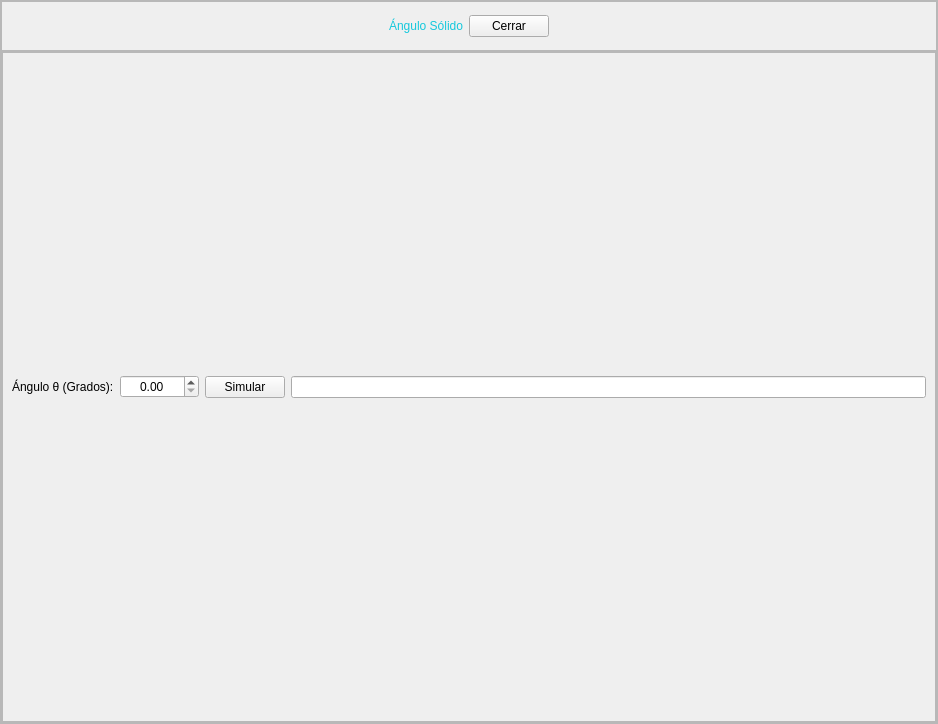
<?xml version="1.0" encoding="UTF-8"?>
<ui version="4.0">
 <class>MainWindow</class>
 <widget class="QMainWindow" name="MainWindow">
  <property name="geometry">
   <rect>
    <x>0</x>
    <y>0</y>
    <width>938</width>
    <height>724</height>
   </rect>
  </property>
  <property name="windowTitle">
   <string>MainWindow</string>
  </property>
  <widget class="QWidget" name="centralwidget">
   <layout class="QVBoxLayout" name="verticalLayout">
    <property name="spacing">
     <number>0</number>
    </property>
    <property name="leftMargin">
     <number>0</number>
    </property>
    <property name="topMargin">
     <number>0</number>
    </property>
    <property name="rightMargin">
     <number>0</number>
    </property>
    <property name="bottomMargin">
     <number>0</number>
    </property>
    <item>
     <widget class="QFrame" name="frame">
      <property name="frameShape">
       <enum>QFrame::StyledPanel</enum>
      </property>
      <property name="frameShadow">
       <enum>QFrame::Raised</enum>
      </property>
      <layout class="QVBoxLayout" name="verticalLayout_2" stretch="1,8">
       <property name="spacing">
        <number>0</number>
       </property>
       <property name="leftMargin">
        <number>0</number>
       </property>
       <property name="topMargin">
        <number>0</number>
       </property>
       <property name="rightMargin">
        <number>0</number>
       </property>
       <property name="bottomMargin">
        <number>0</number>
       </property>
       <item>
        <widget class="QFrame" name="frame_2">
         <property name="maximumSize">
          <size>
           <width>16777215</width>
           <height>50</height>
          </size>
         </property>
         <property name="styleSheet">
          <string notr="true">QLabel{
font: 87 12pt &quot;Arial Black&quot;;
color: rgb(20, 200,220);
}

QPushButton{
	font: 10pt &quot;MS Shell Dlg 2&quot;;
}</string>
         </property>
         <property name="frameShape">
          <enum>QFrame::StyledPanel</enum>
         </property>
         <property name="frameShadow">
          <enum>QFrame::Raised</enum>
         </property>
         <layout class="QHBoxLayout" name="horizontalLayout">
          <item>
           <spacer name="horizontalSpacer">
            <property name="orientation">
             <enum>Qt::Horizontal</enum>
            </property>
            <property name="sizeHint" stdset="0">
             <size>
              <width>322</width>
              <height>20</height>
             </size>
            </property>
           </spacer>
          </item>
          <item>
           <widget class="QLabel" name="label">
            <property name="text">
             <string>Ángulo Sólido</string>
            </property>
           </widget>
          </item>
          <item>
           <widget class="QPushButton" name="button_cerrar">
            <property name="text">
             <string>Cerrar</string>
            </property>
           </widget>
          </item>
          <item>
           <spacer name="horizontalSpacer_2">
            <property name="orientation">
             <enum>Qt::Horizontal</enum>
            </property>
            <property name="sizeHint" stdset="0">
             <size>
              <width>321</width>
              <height>20</height>
             </size>
            </property>
           </spacer>
          </item>
         </layout>
        </widget>
       </item>
       <item>
        <widget class="QFrame" name="frame_3">
         <property name="frameShape">
          <enum>QFrame::StyledPanel</enum>
         </property>
         <property name="frameShadow">
          <enum>QFrame::Raised</enum>
         </property>
         <layout class="QVBoxLayout" name="verticalLayout_4" stretch="1,8">
          <property name="spacing">
           <number>0</number>
          </property>
          <property name="leftMargin">
           <number>0</number>
          </property>
          <property name="topMargin">
           <number>0</number>
          </property>
          <property name="rightMargin">
           <number>0</number>
          </property>
          <property name="bottomMargin">
           <number>0</number>
          </property>
          <item>
           <widget class="QFrame" name="frame_4">
            <property name="styleSheet">
             <string notr="true">font: 10pt &quot;MS Shell Dlg 2&quot;;</string>
            </property>
            <property name="frameShape">
             <enum>QFrame::StyledPanel</enum>
            </property>
            <property name="frameShadow">
             <enum>QFrame::Raised</enum>
            </property>
            <layout class="QHBoxLayout" name="horizontalLayout_2" stretch="1,1,1,8">
             <item>
              <widget class="QLabel" name="label_2">
               <property name="text">
                <string>Ángulo θ (Grados):</string>
               </property>
              </widget>
             </item>
             <item>
              <widget class="QDoubleSpinBox" name="sBox_thetha">
               <property name="alignment">
                <set>Qt::AlignCenter</set>
               </property>
               <property name="maximum">
                <double>180.000000000000000</double>
               </property>
              </widget>
             </item>
             <item>
              <widget class="QPushButton" name="button_simular">
               <property name="text">
                <string>Simular</string>
               </property>
              </widget>
             </item>
             <item>
              <widget class="QLineEdit" name="line_fraction">
               <property name="alignment">
                <set>Qt::AlignCenter</set>
               </property>
               <property name="readOnly">
                <bool>true</bool>
               </property>
              </widget>
             </item>
            </layout>
           </widget>
          </item>
          <item>
           <layout class="QVBoxLayout" name="graf_ang_solid"/>
          </item>
         </layout>
        </widget>
       </item>
      </layout>
     </widget>
    </item>
   </layout>
  </widget>
 </widget>
 <resources/>
 <connections/>
</ui>
